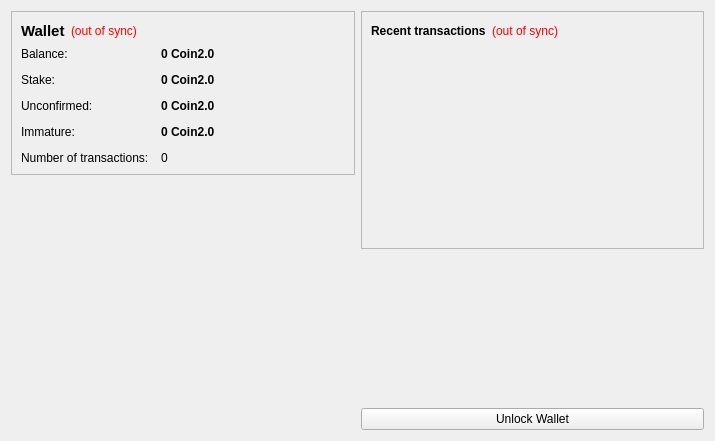
<?xml version="1.0" encoding="UTF-8"?>
<ui version="4.0">
 <class>OverviewPage</class>
 <widget class="QWidget" name="OverviewPage">
  <property name="geometry">
   <rect>
    <x>0</x>
    <y>0</y>
    <width>715</width>
    <height>441</height>
   </rect>
  </property>
  <property name="windowTitle">
   <string>Form</string>
  </property>
  <layout class="QHBoxLayout" name="horizontalLayout" stretch="1,1">
   <item>
    <layout class="QVBoxLayout" name="verticalLayout_2">
     <item>
      <widget class="QFrame" name="frame">
       <property name="frameShape">
        <enum>QFrame::StyledPanel</enum>
       </property>
       <property name="frameShadow">
        <enum>QFrame::Raised</enum>
       </property>
       <layout class="QVBoxLayout" name="verticalLayout_4">
        <item>
         <layout class="QHBoxLayout" name="horizontalLayout_4">
          <item>
           <widget class="QLabel" name="label_5">
            <property name="font">
             <font>
              <pointsize>11</pointsize>
              <weight>75</weight>
              <bold>true</bold>
             </font>
            </property>
            <property name="text">
             <string>Wallet</string>
            </property>
           </widget>
          </item>
          <item>
           <widget class="QLabel" name="labelWalletStatus">
            <property name="toolTip">
             <string>The displayed information may be out of date. Your wallet automatically synchronizes with the Coin2.0 network after a connection is established, but this process has not completed yet.</string>
            </property>
            <property name="styleSheet">
             <string notr="true">QLabel { color: red; }</string>
            </property>
            <property name="text">
             <string notr="true">(out of sync)</string>
            </property>
            <property name="alignment">
             <set>Qt::AlignLeading|Qt::AlignLeft|Qt::AlignVCenter</set>
            </property>
           </widget>
          </item>
          <item>
           <spacer name="horizontalSpacer_2">
            <property name="orientation">
             <enum>Qt::Horizontal</enum>
            </property>
            <property name="sizeHint" stdset="0">
             <size>
              <width>40</width>
              <height>20</height>
             </size>
            </property>
           </spacer>
          </item>
         </layout>
        </item>
        <item>
         <layout class="QFormLayout" name="formLayout_2">
          <property name="fieldGrowthPolicy">
           <enum>QFormLayout::AllNonFixedFieldsGrow</enum>
          </property>
          <property name="horizontalSpacing">
           <number>12</number>
          </property>
          <property name="verticalSpacing">
           <number>12</number>
          </property>
          <item row="0" column="0">
           <widget class="QLabel" name="label">
            <property name="text">
             <string>Balance:</string>
            </property>
           </widget>
          </item>
          <item row="0" column="1">
           <widget class="QLabel" name="labelBalance">
            <property name="font">
             <font>
              <weight>75</weight>
              <bold>true</bold>
             </font>
            </property>
            <property name="cursor">
             <cursorShape>IBeamCursor</cursorShape>
            </property>
            <property name="toolTip">
             <string>Your current balance</string>
            </property>
            <property name="text">
             <string notr="true">0 Coin2.0</string>
            </property>
            <property name="textInteractionFlags">
             <set>Qt::LinksAccessibleByMouse|Qt::TextSelectableByKeyboard|Qt::TextSelectableByMouse</set>
            </property>
           </widget>
          </item>
          <item row="1" column="0">
           <widget class="QLabel" name="label_6">
            <property name="text">
             <string>Stake:</string>
            </property>
           </widget>
          </item>
          <item row="1" column="1">
           <widget class="QLabel" name="labelStake">
            <property name="font">
             <font>
              <weight>75</weight>
              <bold>true</bold>
             </font>
            </property>
            <property name="cursor">
             <cursorShape>IBeamCursor</cursorShape>
            </property>
            <property name="toolTip">
             <string>Total of coins that was staked, and do not yet count toward the current balance</string>
            </property>
            <property name="text">
             <string notr="true">0 Coin2.0</string>
            </property>
            <property name="textInteractionFlags">
             <set>Qt::LinksAccessibleByMouse|Qt::TextSelectableByKeyboard|Qt::TextSelectableByMouse</set>
            </property>
           </widget>
          </item>
          <item row="2" column="0">
           <widget class="QLabel" name="label_3">
            <property name="text">
             <string>Unconfirmed:</string>
            </property>
           </widget>
          </item>
          <item row="2" column="1">
           <widget class="QLabel" name="labelUnconfirmed">
            <property name="font">
             <font>
              <weight>75</weight>
              <bold>true</bold>
             </font>
            </property>
            <property name="cursor">
             <cursorShape>IBeamCursor</cursorShape>
            </property>
            <property name="toolTip">
             <string>Total of transactions that have yet to be confirmed, and do not yet count toward the current balance</string>
            </property>
            <property name="text">
             <string notr="true">0 Coin2.0</string>
            </property>
            <property name="textInteractionFlags">
             <set>Qt::LinksAccessibleByMouse|Qt::TextSelectableByKeyboard|Qt::TextSelectableByMouse</set>
            </property>
           </widget>
          </item>
          <item row="3" column="0">
           <widget class="QLabel" name="labelImmatureText">
            <property name="text">
             <string>Immature:</string>
            </property>
           </widget>
          </item>
          <item row="3" column="1">
           <widget class="QLabel" name="labelImmature">
            <property name="font">
             <font>
              <weight>75</weight>
              <bold>true</bold>
             </font>
            </property>
            <property name="toolTip">
             <string>Mined balance that has not yet matured</string>
            </property>
            <property name="text">
             <string notr="true">0 Coin2.0</string>
            </property>
            <property name="textInteractionFlags">
             <set>Qt::LinksAccessibleByMouse|Qt::TextSelectableByKeyboard|Qt::TextSelectableByMouse</set>
            </property>
           </widget>
          </item>
          <item row="4" column="0">
           <widget class="QLabel" name="label_2">
            <property name="text">
             <string>Number of transactions:</string>
            </property>
           </widget>
          </item>
          <item row="4" column="1">
           <widget class="QLabel" name="labelNumTransactions">
            <property name="toolTip">
             <string>Total number of transactions in wallet</string>
            </property>
            <property name="text">
             <string notr="true">0</string>
            </property>
           </widget>
          </item>
         </layout>
        </item>
       </layout>
      </widget>
     </item>
     <item>
      <spacer name="verticalSpacer">
       <property name="orientation">
        <enum>Qt::Vertical</enum>
       </property>
       <property name="sizeHint" stdset="0">
        <size>
         <width>20</width>
         <height>40</height>
        </size>
       </property>
      </spacer>
     </item>
     <item>
      <widget class="QLabel" name="label_6">
       <property name="text">
        <string/>
       </property>
       <property name="pixmap">
        <pixmap resource="../bitcoin.qrc">:/images/res/images/bitcoin.png</pixmap>
       </property>
       <property name="scaledContents">
        <bool>true</bool>
       </property>
       <property name="alignment">
        <set>Qt::AlignCenter</set>
       </property>
       <property name="margin">
        <number>-2</number>
       </property>
      </widget>
     </item>
    </layout>
   </item>
   <item>
    <layout class="QVBoxLayout" name="verticalLayout_3">
     <item>
      <widget class="QFrame" name="frame_2">
       <property name="frameShape">
        <enum>QFrame::StyledPanel</enum>
       </property>
       <property name="frameShadow">
        <enum>QFrame::Raised</enum>
       </property>
       <layout class="QVBoxLayout" name="verticalLayout">
        <item>
         <layout class="QHBoxLayout" name="horizontalLayout_2">
          <item>
           <widget class="QLabel" name="label_4">
            <property name="text">
             <string>&lt;b&gt;Recent transactions&lt;/b&gt;</string>
            </property>
           </widget>
          </item>
          <item>
           <widget class="QLabel" name="labelTransactionsStatus">
            <property name="toolTip">
             <string>The displayed information may be out of date. Your wallet automatically synchronizes with the Coin2.0 network after a connection is established, but this process has not completed yet.</string>
            </property>
            <property name="styleSheet">
             <string notr="true">QLabel { color: red; }</string>
            </property>
            <property name="text">
             <string notr="true">(out of sync)</string>
            </property>
            <property name="alignment">
             <set>Qt::AlignRight|Qt::AlignTrailing|Qt::AlignVCenter</set>
            </property>
           </widget>
          </item>
          <item>
           <spacer name="horizontalSpacer">
            <property name="orientation">
             <enum>Qt::Horizontal</enum>
            </property>
            <property name="sizeHint" stdset="0">
             <size>
              <width>40</width>
              <height>20</height>
             </size>
            </property>
           </spacer>
          </item>
         </layout>
        </item>
        <item>
         <widget class="QListView" name="listTransactions">
          <property name="styleSheet">
           <string notr="true">QListView { background: transparent; }</string>
          </property>
          <property name="frameShape">
           <enum>QFrame::NoFrame</enum>
          </property>
          <property name="verticalScrollBarPolicy">
           <enum>Qt::ScrollBarAlwaysOff</enum>
          </property>
          <property name="horizontalScrollBarPolicy">
           <enum>Qt::ScrollBarAlwaysOff</enum>
          </property>
          <property name="selectionMode">
           <enum>QAbstractItemView::NoSelection</enum>
          </property>
         </widget>
        </item>
       </layout>
      </widget>
     </item>
     <item>
      <spacer name="verticalSpacer_2">
       <property name="orientation">
        <enum>Qt::Vertical</enum>
       </property>
       <property name="sizeHint" stdset="0">
        <size>
         <width>20</width>
         <height>40</height>
        </size>
       </property>
      </spacer>
     </item>
     <item>
      <widget class="QPushButton" name="unlockWalletButton">
       <property name="text">
        <string>Unlock Wallet</string>
       </property>
      </widget>
     </item>
    </layout>
   </item>
  </layout>
 </widget>
 <resources>
  <include location="../bitcoin.qrc"/>
 </resources>
 <connections/>
</ui>
